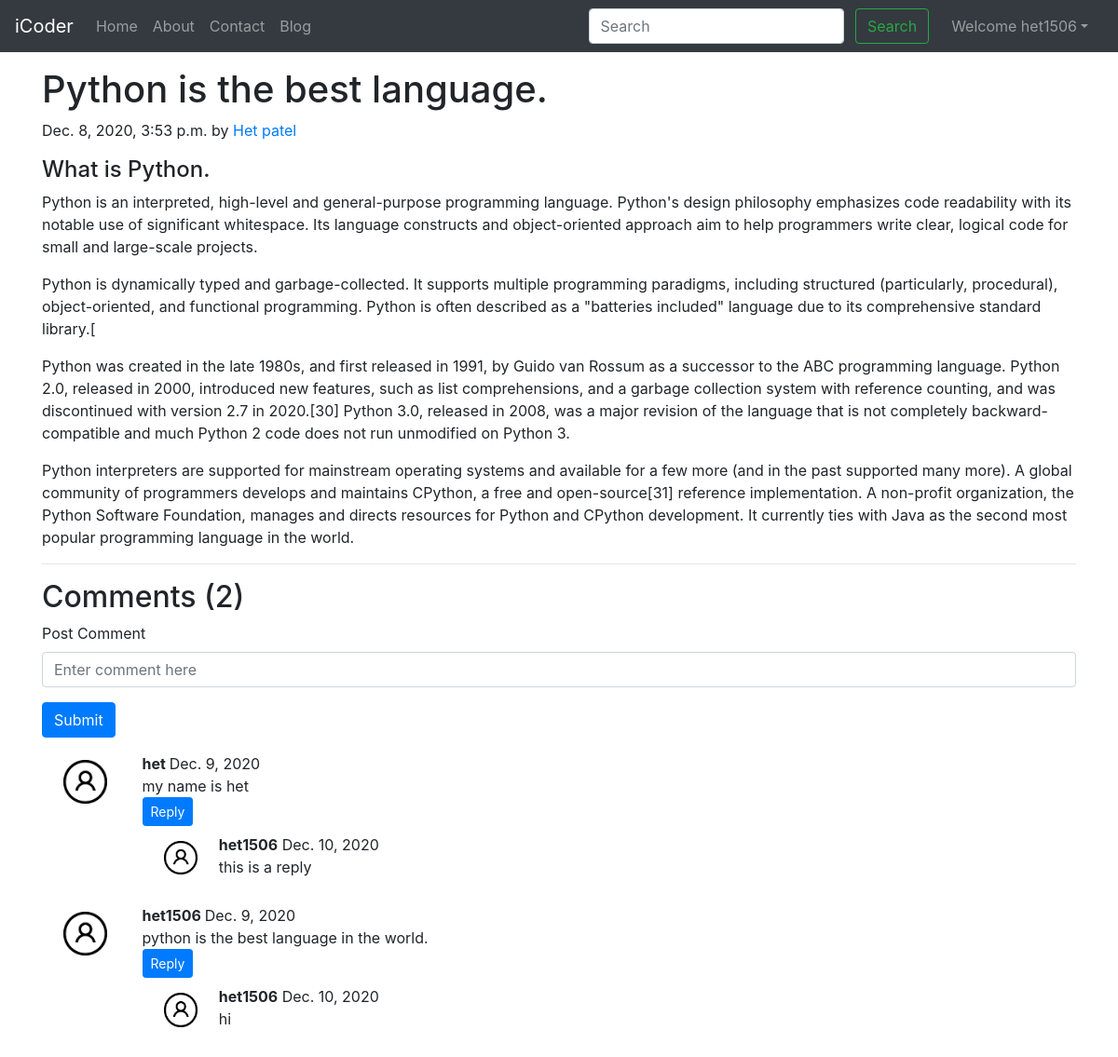
Screenshot of /blog/first-post/ (signed in) with the database file from the repository.
### blog/models.py (models this page shows, shortened)
class Post(models.Model):
    sno=models.AutoField(primary_key=True)
    title=models.CharField(max_length=255)
    author=models.CharField(max_length=14)
    slug=models.CharField(max_length=130)
    timeStamp=models.DateTimeField(blank=True)
    content=models.TextField()

class BlogComment(models.Model):
    sno = models.AutoField(primary_key=True)
    comment = models.TextField()
    user = models.ForeignKey(User,on_delete=models.CASCADE)
    post = models.ForeignKey(Post,on_delete=models.CASCADE)
    parent = models.ForeignKey('self',on_delete=models.CASCADE,null=True)
    timestamp = models.DateField(default=now)

### blog/views.py (the view)
# urls.py: path('<str:slug>/', views.blogpost, name='blogpost'),
def blogpost(request, slug):
    post=Post.objects.filter(slug=slug).first()
    comments = BlogComment.objects.filter(post=post, parent=None)
    replies = BlogComment.objects.filter(post=post).exclude(parent = None)
    replyDict = {}
    for reply in replies:
        if reply.parent.sno not in replyDict.keys():
            replyDict[reply.parent.sno]= [reply]
        else:
            replyDict[reply.parent.sno]=append(reply)
    context={"post":post, 'comments': comments, 'user': request.user, 'replyDict': replyDict}
    return render(request, "blog/blogpost.html", context)

### blog/templatetags/extras.py (called while the page is built)
@register.filter(name = 'get_val')
def get_val(dict,key):
    return dict.get(key)

### templates/blog/blogpost.html (shortened to what this page needs)
{% extends 'base.html' %}
{% block body %}
{% load humanize %}
{% load extras %}
<div class="container my-3">
    <h2 class="blog-post-title">{{post.title|safe}}</h2>
    <p class="blog-post-meta">{{post.timeStamp}} by <a href="/about">{{post.author|safe}}</a></p>
    <p>{{post.content|safe}}</p>
    <hr>
</div>
<div class="container">
    <h2> Comments ({{comments.count}}) </h2>
    <div class="my-2">
        {% if user.is_authenticated %}
        <form action="/blog/postComment" method="post">
            <div class="form-group">
                <label for="exampleInputEmail1">Post Comment </label>
                <input type="text" class="form-control" name="comment" placeholder="Enter comment here">
            </div>
            <button type="submit" class="btn btn-primary">Submit</button>
        </form>
        {% else %}
        Please login to post a comment
        {% endif %}
    </div>
    {% for comment in comments %}
    <div class="row my-3 mx-0">
        <div class="col-md-1  ">
            <img class="rounded mx-auto d-block w-100 p-2" src="/static/img/user.png" alt="user">
        </div>
        <div class="col-md-11 ">
            <b> {{comment.user.username}} </b> {{comment.timestamp}}
            <div> {{comment.comment}} </div>
            <div class="reply mx-0">
          {% if user.is_authenticated %}
                <button class="btn btn-sm btn-primary" type="button" data-toggle="collapse"
                    data-target="#replyBox{{comment.sno}}" aria-expanded="false"
                    aria-controls="replyBox{{comment.sno}}">
                    Reply
                </button>
            {% else %}
                <button class="btn btn-sm btn-primary mt-2" type="button" data-toggle="collapse"
                    data-target="#replyBox{{comment.sno}}" aria-expanded="false"
                    aria-controls="replyBox{{comment.sno}}" disabled>
                    Login to Reply
                </button>
             {% endif %}
                <div class="replies my-2">
                    {% for reply in replyDict|get_val:comment.sno %}
                    <div class="row my-2 mx-0">
                        <div class="col-md-1">
                           <img class="rounded mx-auto d-block w-100 p-2" src="/static/img/user.png" alt="user">
                        </div>
                        <div class="col-md-11 p-0">
                        <b>{{reply.user.username}}</b>  {{reply.timestamp}}
                           <div> {{reply.comment}} </div>
                        </div>
                        <br>
                    </div>
                    {% endfor %}
                </div>
            </div>
        </div>
    </div>
    {% endfor %}
</div>
{% endblock %}

### templates/base.html (shortened to what this page needs)
<!doctype html>
<html lang="en">
  <head>
    <link rel="stylesheet" href="https://stackpath.bootstrapcdn.com/bootstrap/4.5.2/css/bootstrap.min.css">
  </head>
  <body>
    <nav class="navbar navbar-expand-lg navbar-dark bg-dark">
        <a class="navbar-brand" href="/">iCoder</a>
        <div class="collapse navbar-collapse" id="navbarSupportedContent">
          <ul class="navbar-nav mr-auto">
            <li class="nav-item {% block homeactive %}  {% endblock homeactive %}">
              <a class="nav-link" href="/">Home <span class="sr-only">(current)</span></a>
            </li>
            <li class="nav-item {% block aboutactive %}  {% endblock aboutactive %}" >
              <a class="nav-link" href="/about">About</a>
            </li>
            <li class="nav-item {% block contactactive %}  {% endblock contactactive %} ">
              <a class="nav-link" href="/contact">Contact</a>
            </li>
            <li class="nav-item {% block blogactive %}  {% endblock blogactive %} ">
              <a class="nav-link" href="/blog">Blog</a>
            </li>
          </ul>
          <div class="ml-auto form-inline ">
          <form method="get" action="/search"class="my-2 my-lg-0 mx-3">
            <input class="form-control mr-sm-2" type="search" placeholder="Search" aria-label="Search" name="query" id="query">
            <button class="btn btn-outline-success my-2 my-sm-0 " type="submit">Search</button>
          </form>
{% if user.is_authenticated %}
<ul class="navbar-nav mr-2">
<li class="nav-item dropdown">
<a class="nav-link dropdown-toggle" href='#' id="navbarDropdown" role="button" data-toggle="dropdown"> Welcome {{request.user}}</a>
      </li>
      </ul>
      </div>
{% endif %}
        </div>
      </nav>
      {% block body %}  {% endblock body %}
  </body>
</html>

### rows the page displays
Post: title "Python is the best language.", timeStamp "Dec. 8, 2020, 3:53 p.m.", author "Het patel", content "What is Python. Python is an interpreted, high-level and general-purpose programming language. Python's design philosophy emphasizes code readability with its notable use of significant whitespace. Its language constructs and object-oriented approach aim to help programmers write clear, logical code for small and large-scale projects. Python is dynamically typed and garbage-collected. It supports multiple programming paradigms, including structured (particularly, procedural), object-oriented, and functional programming. Python is often described as a \"batteries included\" language due to its comprehensive standard library.[ Python was created in the late 1980s, and first released in 1991, by…"
BlogComment: user.username "het", timestamp "Dec. 9, 2020", comment "my name is het"
BlogComment: user.username "het1506", timestamp "Dec. 10, 2020", comment "this is a reply"
BlogComment: user.username "het1506", timestamp "Dec. 9, 2020", comment "python is the best language in the world."
BlogComment: user.username "het1506", timestamp "Dec. 10, 2020", comment "hi"

### other values shown
{{ request.user }} "het1506"
{{ comments.count }} "2"
